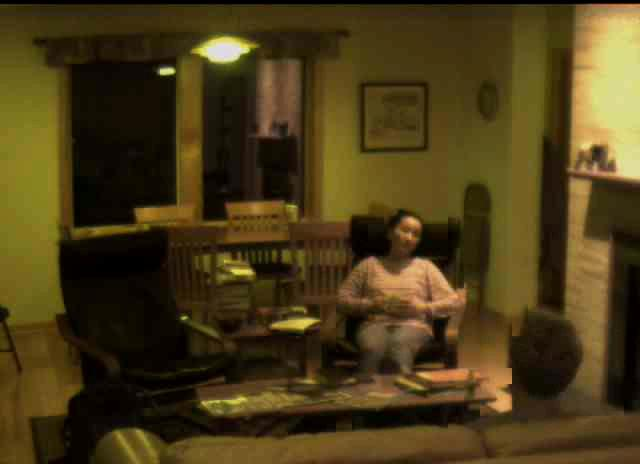
#> input picture Chip_Test_H264/Chip_H264_DecImgCD_isp37_q10_0829_2138.jpg, 640 x 464 px; its folder holds only this picture in this run
$ python -i libraview.py   (imports and definitions only)
#> lines starting #> are read from the running program, lines starting #| are printed output that depends on the picture

import saleae

import datetime
import time
import array
import os
from itertools import *
import traceback
import multiprocessing as mp
import subprocess as sp
import glob

import matplotlib as mpl
import matplotlib.pyplot as plt
import matplotlib.animation as animation
import numpy as np
import natsort

import cv2

# [1 line not run here, left out]

class libraview():
	def __init__(self):
		self.fig1 = None
		self.fig2 = None
		return

	# [163 lines left out: functions stream, draw_md, not called in this run]

	def draw_img(self,img_data,hist_data=None,maxcode=2**12,zoom=1,dpi=96,dgain=1,pedestal=0,offset=0,plotname='',store=0,path='',color=0,denoise=0,wb=0,wb_gain=[1.0,1.0,1.8]):
		t = time.time()
		y = float(len(img_data))
		x = len(img_data[0])
		print("\t\tlibraView : drawing image with x=%d,y=%d,maxcode=%d,zoom=%d,dpi=%d"%(x,y,maxcode,zoom,dpi))
		newdpi = dpi/zoom
		#matplotlib
		if self.fig1 == None : self.fig1 = plt.figure()
		if self.fig2 == None and (type(hist_data) == type(np.array([])) and hist_data.all() != None): self.fig2 = plt.figure()
		self.fig1.clear()
		#self.fig1.set_size_inches(x/newdpi,y/newdpi,forward=True)
		ax1 = self.fig1.add_subplot(1,1,1)
		ax1.set_title(plotname)
		img_data_slice = img_data-offset
		if color : img_data_slice = cv2.cvtColor(img_data_slice, cv2.COLOR_BAYER_RG2BGR)
		else : img_data_slice = cv2.cvtColor(img_data_slice, cv2.COLOR_GRAY2BGR)
		if wb and color :
			img_data_slice = img_data_slice.astype(float)
			img_data_slice[:,:,0] *= wb_gain[0] #adjust blue gain
			img_data_slice[:,:,1] *= wb_gain[1] #adjust green gain
			img_data_slice[:,:,2] *= wb_gain[2] #adjust red gain
		img_data_slice = (np.minimum(((img_data_slice)*dgain)+pedestal,maxcode-1)*(256.0/maxcode)).astype(np.uint8)
		if denoise: img_data_slice = cv2.fastNlMeansDenoisingColored(img_data_slice,None,3,3,3,7)
		#ax1.imshow(img_data_slice,interpolation=None,norm=mpl.colors.NoNorm(vmin=0,vmax=255))
		ax1.imshow(img_data_slice,interpolation=None)
		print("\t\t>image drawing : time = %.1f sec"%(time.time()-t))
		if store:
			print("\t\tlibraView : saving image with name %s"%(plotname))
			self.fig1.savefig(path)
		if type(hist_data) == type(np.array([])) and hist_data.all() != None:
			t = time.time()
			self.fig2.clear()
			ax2 = self.fig2.add_subplot(1,1,1)
			ax2.plot(range(0,4096),hist_data)
			print("\t\t>hist drawing : time = %.1f sec"%(time.time()-t))
		plt.show()
		plt.pause(0.05)
		return

	# [132 lines left out: functions animate_grayimg, load_grayhist, load_grayimg, _load_grayimg_filter, capture_img, not called in this run]

>>> import cv2
>>> picture = cv2.imread('Chip_Test_H264/Chip_H264_DecImgCD_isp37_q10_0829_2138.jpg', cv2.IMREAD_GRAYSCALE)
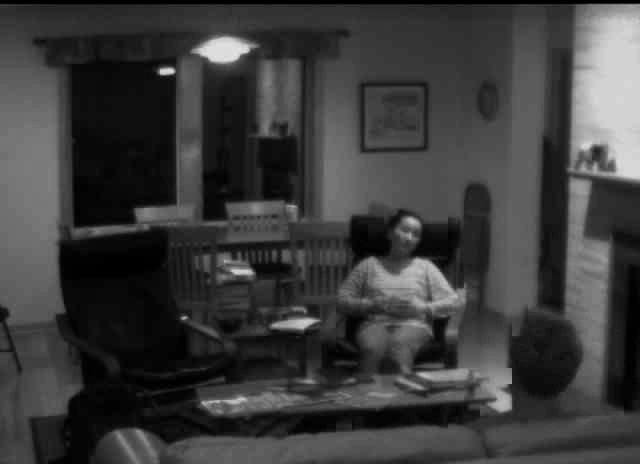
#> picture: shape (464, 640); min 0, max 233, mean 59.9
>>> result = libraview().draw_img(picture)
#> in draw_img, `y = float(len(img_data))`: y = 464
#> in draw_img, `x = len(img_data[0])`: x = 640
#| 		libraView : drawing image with x=640,y=464,maxcode=4096,zoom=1,dpi=96
